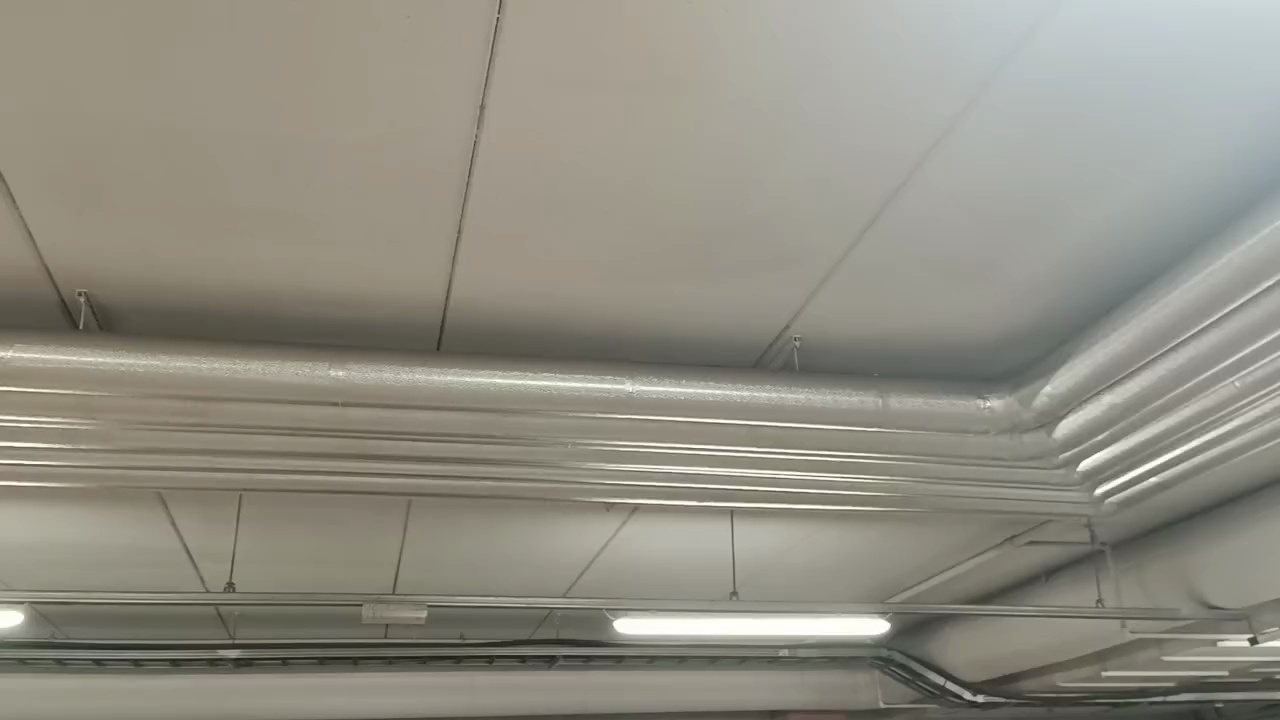
#> input picture output/frames/frame_00000.jpg, 1280 x 720 px; its folder holds only this picture in this run
$ python detect_lines.py
#> lines starting #> are read from the running program, lines starting #| are printed output that depends on the picture
import cv2
import numpy as np
import math
import json
from pathlib import Path

class PipelineConfig:
  def __init__(self,image_path,resize_width=960):
    self.image_path = image_path
    self.resize_width = resize_width

    self.img = cv2.imread(self.image_path)
    if self.img is None:
      raise RuntimeError(f"Could not read image: {self.image_path}")

    self.img = self._resize_image(self.img)
    gray = cv2.cvtColor(self.img, cv2.COLOR_BGR2GRAY)
    gray = cv2.equalizeHist(gray)
    gray = cv2.bilateralFilter(gray, 9, 75, 75)
    self.gray = gray

    self.brightness = gray.mean()
    self.contrast = gray.std()
    self.median = np.median(gray)

    self._set_adaptive_params()

  def _resize_image(self, img):
    height,width = img.shape[:2]
    if width > self.resize_width:
      scale = self.resize_width / width
      new_size = (int(width * scale), int(height * scale))
      return cv2.resize(img, new_size, interpolation=cv2.INTER_AREA)
    return img

  def _set_adaptive_params(self):
    # 20-40 low contrast(cloudy or night)
    # 40-70 normal contrast
    # 70-100 high contrast(sunny or shady)
    if self.contrast < 30:
      canny_scale = 0.7
      hough_scale = 1.3
    elif self.contrast > 80:
      canny_scale = 1.2
      hough_scale = 0.9
    else:
      canny_scale = 1.0
      hough_scale = 1.0

    sigma = 0.33
    self.canny1 = int(max(10, (1 - sigma) * self.median *canny_scale))
    self.canny2 = int(min(255, (1 + sigma) * self.median * canny_scale))

    base_hough = int(self.img.shape[1] * 0.1)
    self.hough_threshold = int(base_hough * hough_scale)

    self.min_line_length = 100
    self.max_line_gap = 10

def detect_lines(config):
  edges = cv2.Canny(config.gray, config.canny1, config.canny2, L2gradient=True)
  lines = cv2.HoughLinesP(edges, 1, np.pi / 180, config.hough_threshold, minLineLength=config.min_line_length, maxLineGap=config.max_line_gap)
  lines = filter_lines_by_main_angle(lines, threshold=12, bin_deg=2, min_ratio=0.25)
  return edges, lines


def filter_lines_by_main_angle(lines, threshold=20, bin_deg=2, min_ratio=0.25):
  if lines is None or len(lines) == 0:
    return lines
  angles = []
  lengths = []
  for x1, y1, x2, y2 in lines[:, 0]:
    dx, dy = x2 - x1, y2 - y1
    angle = (math.degrees(math.atan2(dy, dx)) + 180) % 180
    length = math.hypot(dx,dy)
    angles.append(angle)
    lengths.append(length)
  angles = np.array(angles)
  lengths = np.array(lengths)

  bins = np.arange(0, 180 + bin_deg, bin_deg)
  hist, edges = np.histogram(angles, bins=bins, weights=lengths)
  order = np.argsort(hist)[::-1]
  if hist[order[0]]<= 1e-6:
    return None

  peaks = []
  strongest = hist[order[0]]
  for i in order:
    if hist[i] < strongest * min_ratio:
      break
    center = (edges[i] + edges[i + 1]) / 2
    if all(min(abs(center-p), 180 - abs(center - p)) > threshold *2 for p in peaks):
      peaks.append(center)
    if len(peaks) >=2:
      break


  def angle_diff(a, b):
    diff = abs(a - b)
    return min(diff, 180 - diff)

  keep = [i for i, a in enumerate(angles) if any(angle_diff(a, p) <= threshold for p in peaks)]
  if not keep:
    return None
  return lines[keep]


def process_all_frames(frame_dir, output_dir):
#> called with frame_dir = 'output/frames', output_dir = 'output/detected'
  frame_dir = Path(frame_dir)
  output_dir = Path(output_dir)
  output_dir.mkdir(parents=True, exist_ok=True)

  frame_paths = sorted(frame_dir.glob("*.jpg"))
  if not frame_paths:
    raise RuntimeError(f"No frames found in {frame_dir}")

  results = []
  for i, frame_path in enumerate(frame_paths):
    config = PipelineConfig(frame_path)
    edges, lines = detect_lines(config)
    frame_result = {
      'frame_id': i,
      'frame_name': frame_path.name,
      'img_size':config.img.shape[:2],
      'brightness': float(config.brightness),
      'contrast': float(config.contrast),
      'num_lines': int(len(lines)) if lines is not None else 0,
      'lines':[]
    }

    if lines is not None:
      for x1,y1,x2,y2 in lines[:,0]:
        angle = math.degrees(math.atan2(y2-y1, x2-x1))
        length = math.hypot(x2-x1, y2-y1)
        frame_result['lines'].append({'x1':int(x1),
                                      'y1':int(y1),
                                      'x2':int(x2),
                                      'y2':int(y2),
                                      'angle':float(angle),
                                      'length':float(length)})
    results.append(frame_result)

    vis = config.img.copy()
    if lines is not None:
      for x1, y1, x2, y2 in lines[:, 0]:
        cv2.line(vis, (x1, y1), (x2, y2), (0, 255, 0), 2)
    vis_path = output_dir / f"detected_{frame_path.name}"
    cv2.imwrite(str(vis_path), vis)
#> this loop made 1 pass
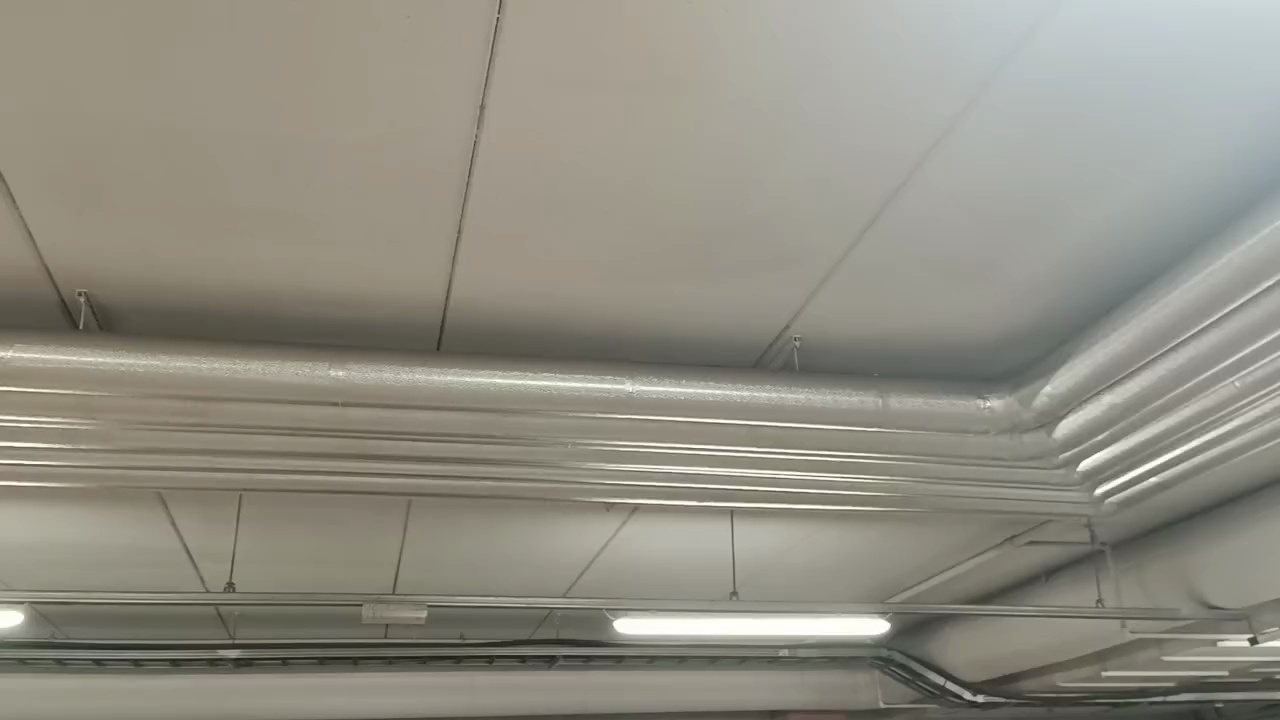
#> input picture output/frames/frame_00000.jpg, 1280 x 720 px
#> pass 1, in __init__, `gray = cv2.equalizeHist(gray)`:
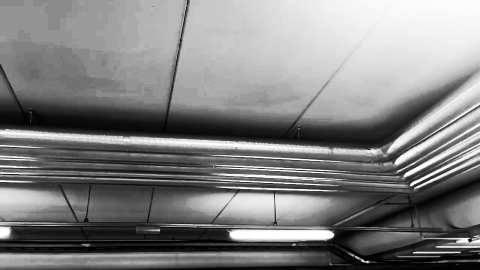
#> gray: shape (540, 960) (shown at 1/2 size); min 0, max 255, mean 129
#> pass 1, in __init__, `gray = cv2.bilateralFilter(gray, 9, 75, 75)`:
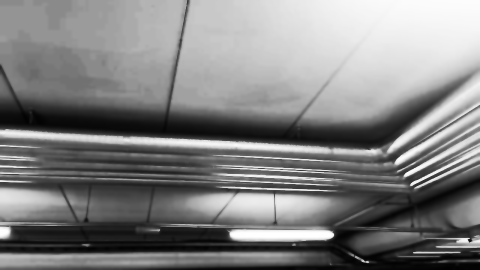
#> gray: shape (540, 960) (shown at 1/2 size); min 1, max 255, mean 128.9
#> after the loop:
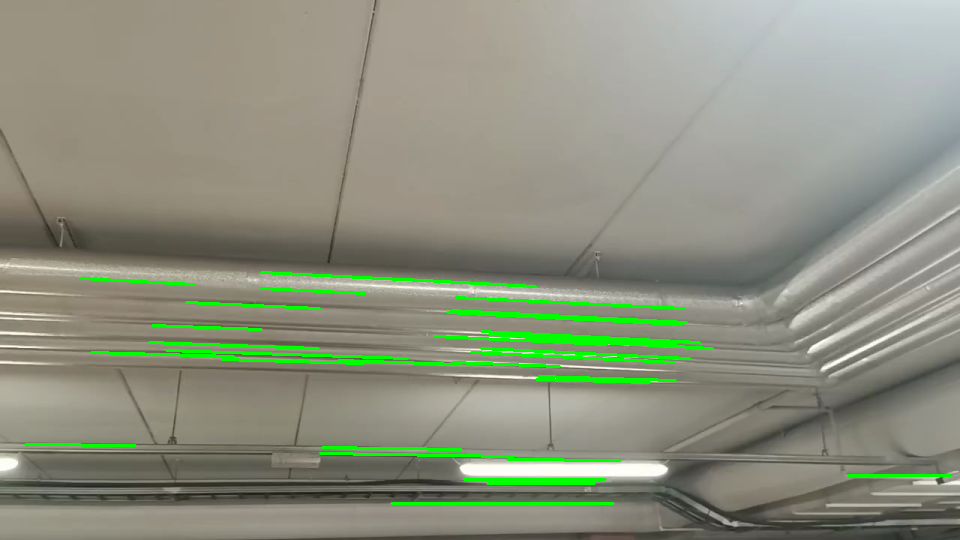
#> vis: shape (540, 960, 3); mean B, G, R 127.2, 145.3, 140.6
#> after the loop, results = 1 item

  json_path = output_dir / "results.json"
  with open(json_path, 'w') as f:
    json.dump(results, f, indent=2)

  line_counts = [r['num_lines'] for r in results]
#> line_counts = [31]
  print(f"Processed {len(results)} frames. Line counts: min={min(line_counts)}, max={max(line_counts)}, avg={sum(line_counts)/len(line_counts):.2f}")
#| Processed 1 frames. Line counts: min=31, max=31, avg=31.00

  return results


if __name__ == "__main__":
  results = process_all_frames('output/frames', 'output/detected')
#> results = 1 item

$ run again, on output/frames/frame_00004.jpg
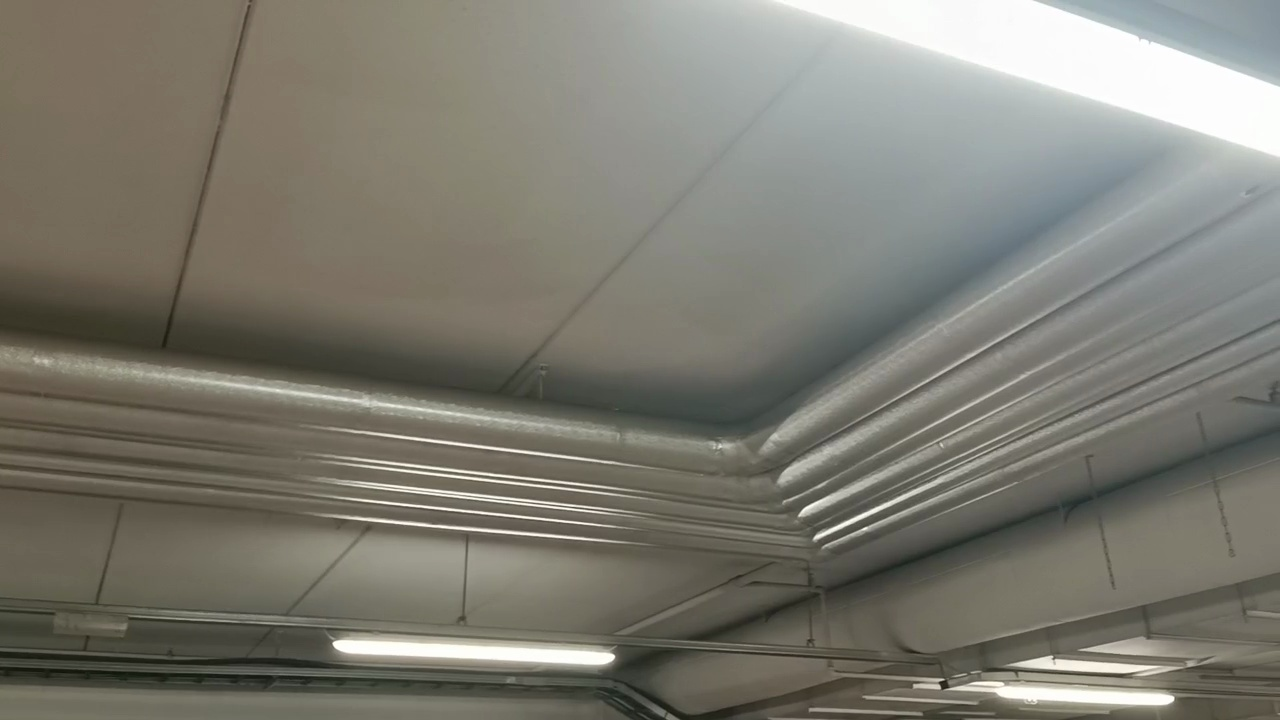
#> input picture output/frames/frame_00004.jpg, 1280 x 720 px
#> the loop in process_all_frames, `for i, frame_path in enumerate(frame_paths):` made 1 pass
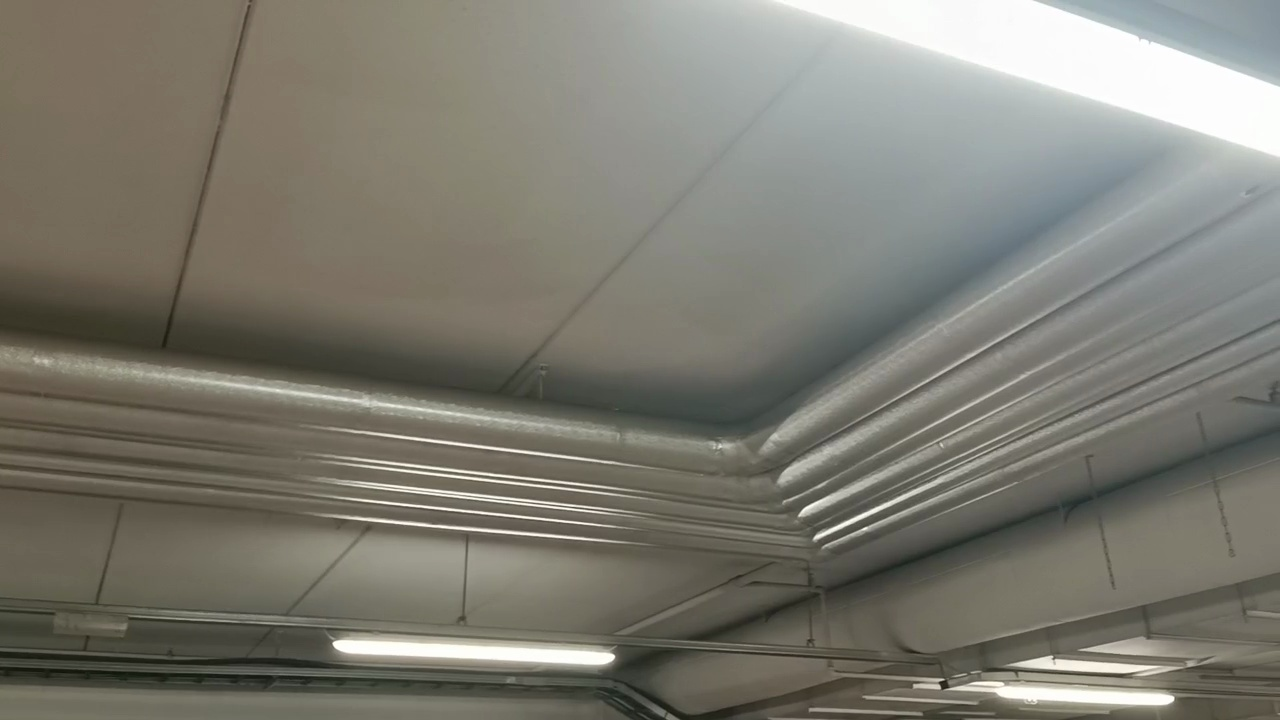
#> input picture output/frames/frame_00004.jpg, 1280 x 720 px
#> pass 1, in __init__, `gray = cv2.equalizeHist(gray)`:
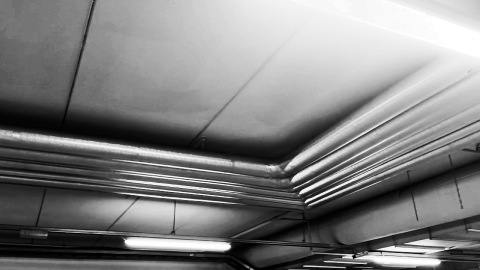
#> gray: shape (540, 960) (shown at 1/2 size); min 0, max 255, mean 128.7
#> after the loop in process_all_frames, `for i, frame_path in enumerate(frame_paths):`:
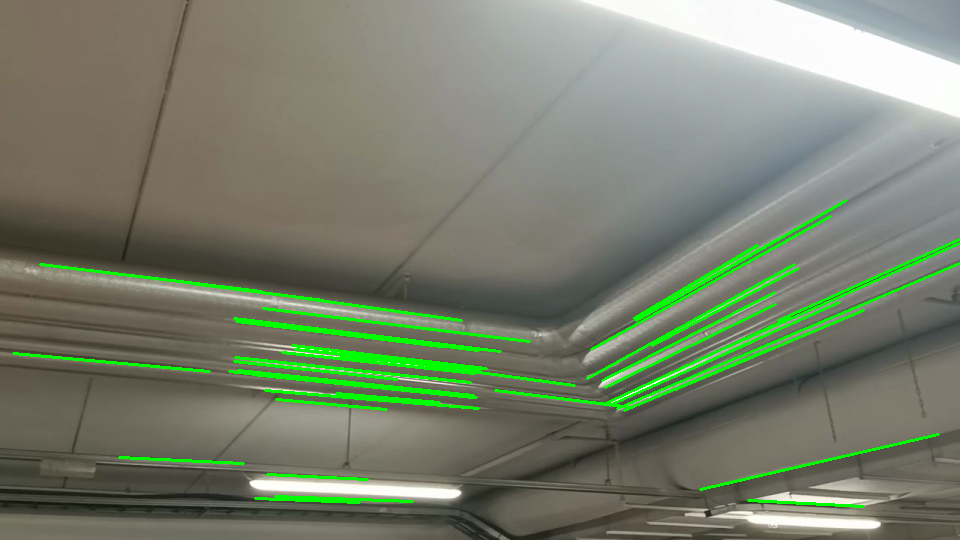
#> vis: shape (540, 960, 3); mean B, G, R 108.5, 128.2, 119.4
#> after the loop in process_all_frames, `for i, frame_path in enumerate(frame_paths):`: results = 1 item
#> line_counts = [44]
#| Processed 1 frames. Line counts: min=44, max=44, avg=44.00
#> `results = process_all_frames('output/frames', 'output/detected')`: results = 1 item

$ run again, on output/frames/frame_00005.jpg
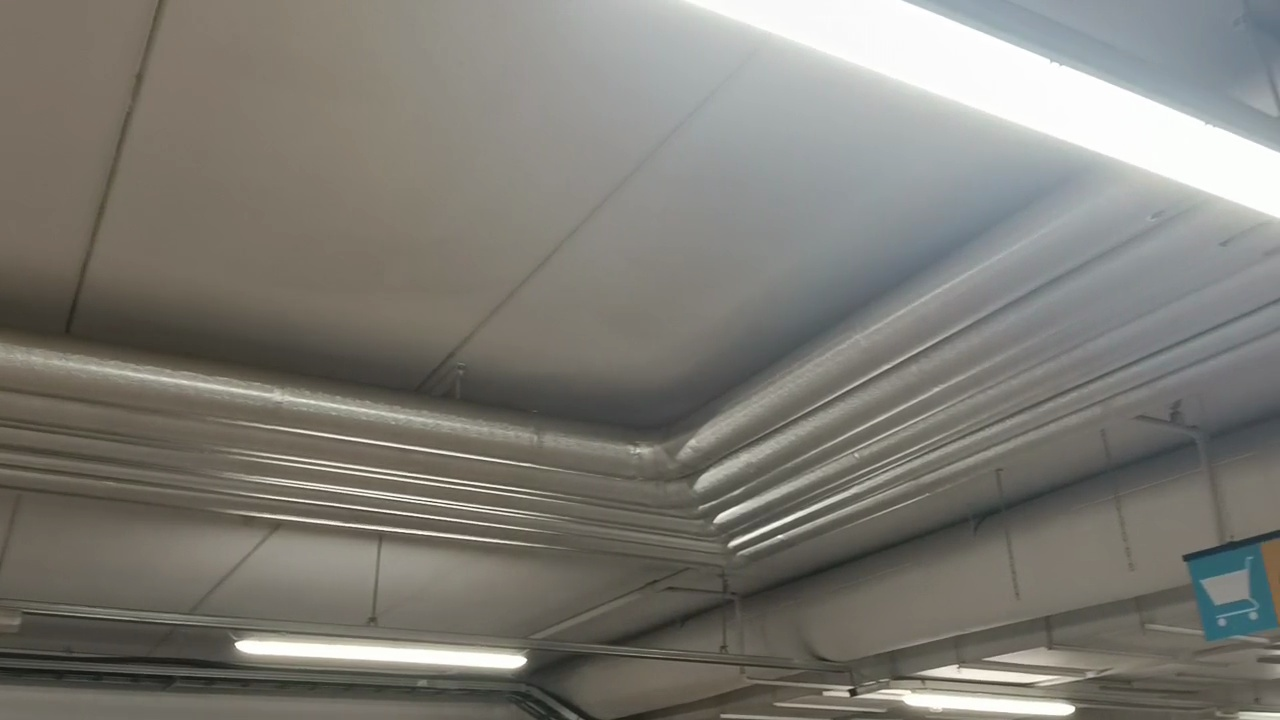
#> input picture output/frames/frame_00005.jpg, 1280 x 720 px
#> the loop in process_all_frames, `for i, frame_path in enumerate(frame_paths):` made 1 pass
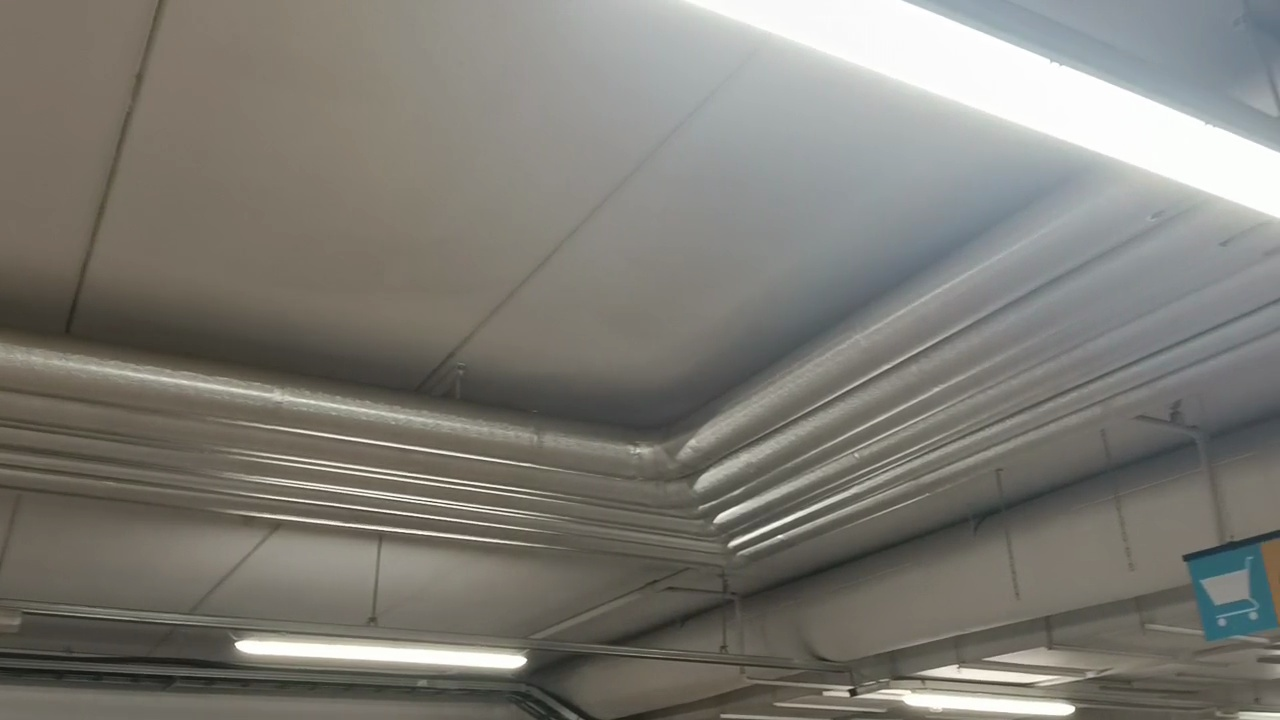
#> input picture output/frames/frame_00005.jpg, 1280 x 720 px
#> pass 1, in __init__, `gray = cv2.equalizeHist(gray)`:
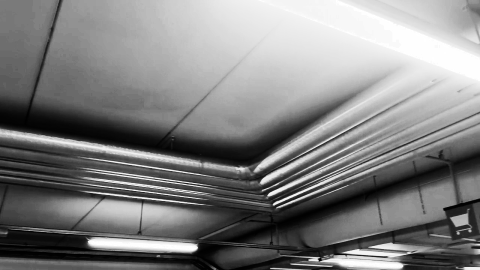
#> gray: shape (540, 960) (shown at 1/2 size); min 0, max 255, mean 128.7
#> after the loop in process_all_frames, `for i, frame_path in enumerate(frame_paths):`:
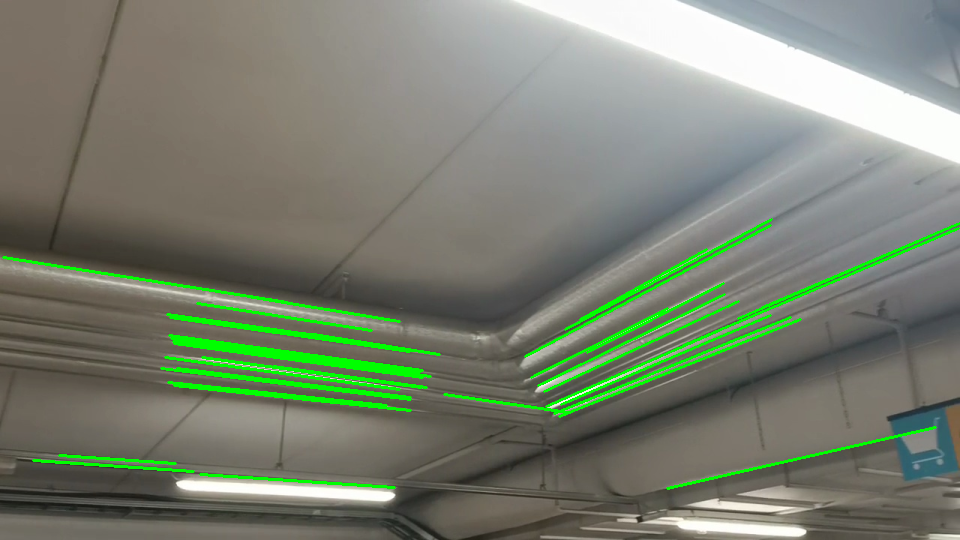
#> vis: shape (540, 960, 3); mean B, G, R 112.7, 128.9, 121.1
#> after the loop in process_all_frames, `for i, frame_path in enumerate(frame_paths):`: results = 1 item
#> line_counts = [37]
#| Processed 1 frames. Line counts: min=37, max=37, avg=37.00
#> `results = process_all_frames('output/frames', 'output/detected')`: results = 1 item
